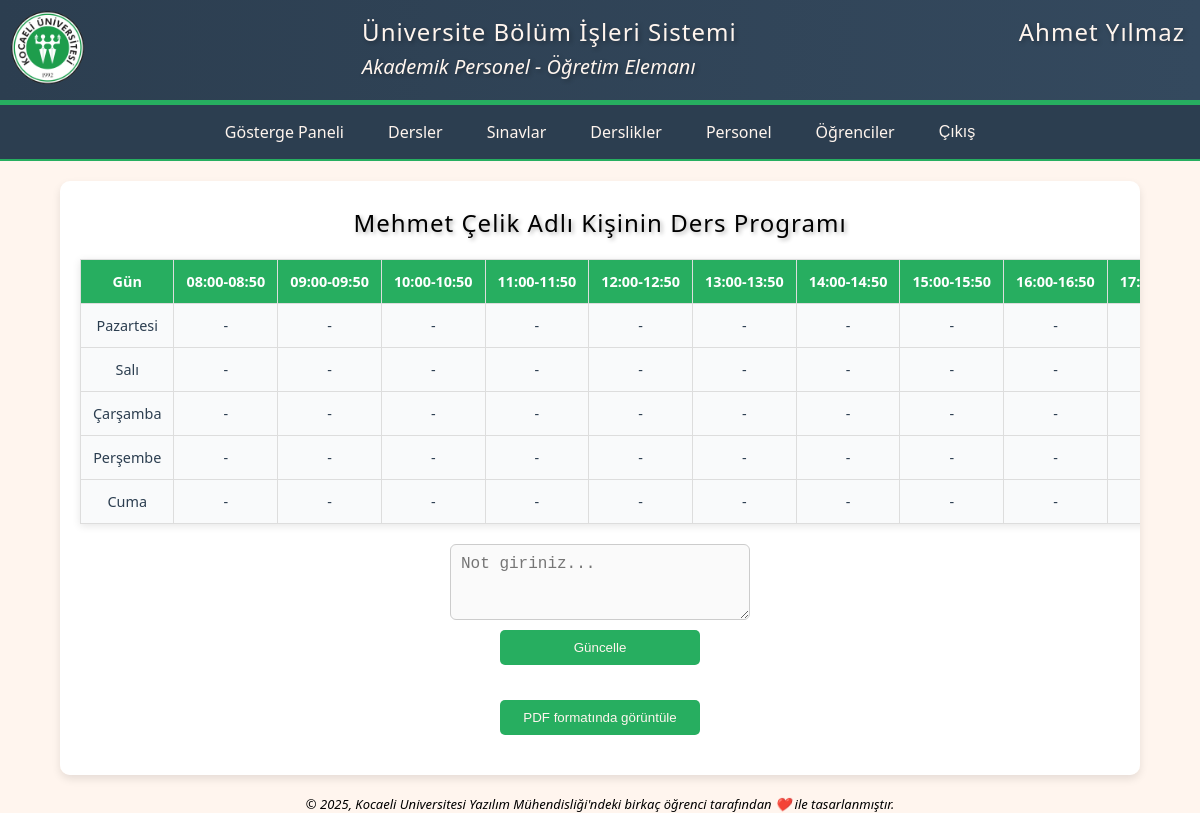
Page /lessons/schedule/view/3 (signed in) on the earlier database version.
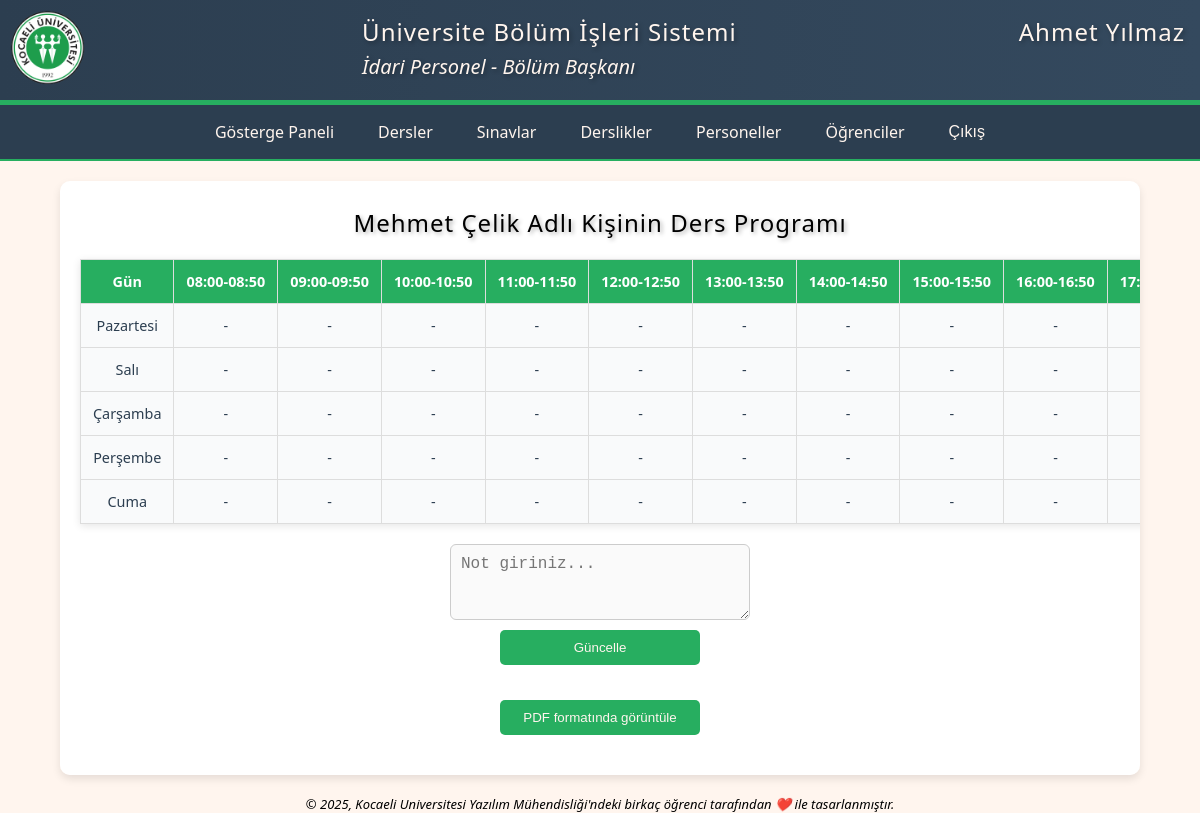
Same page on the later database version.
### accounts/models.py (models this page shows, shortened)
class CustomUser(AbstractUser):
    role = models.ForeignKey('Role', on_delete=models.CASCADE, null=True, verbose_name='Rol')
    class Meta:
        verbose_name = 'personel'
        verbose_name_plural = 'personeller'

class Role(models.Model):
    title = models.CharField(max_length=50, verbose_name='İsim')
    type = models.CharField(max_length=50, verbose_name='Tür')
    class Meta:
        verbose_name = 'rol'
        verbose_name_plural = 'roller'

### lessons/views.py (the view, shortened to what this page needs)
# urls.py: path('schedule/view/', course_schedule_view, name='course_schedule_view'),
@login_required(login_url='home')
def course_schedule_view(request, user_id=None):
    viewer = request.user
    if user_id is None:
        selected_user = viewer
    else:
        selected_user = CustomUser.objects.get(id=user_id)
    schedules = CourseSchedule.objects.filter(course__course_instructor=selected_user)
    note = CourseScheduleNote.objects.filter(author=selected_user).first()
    schedule = []
    schedule_table = {}
    class_levels = sorted(set(item['class'] for item in schedule))
    for day in DAYS:
        schedule_table[day] = {}
        for slot in time_slots:
            schedule_table[day][slot] = {level: None for level in class_levels}
    for item in schedule:
        day = item['day']
        slot = item['slot']
        class_no = item['class']
        schedule_table[day][slot][class_no] = item
    context = {
        'schedule_table': schedule_table,
        'time_slots': time_slots,
        'class_names': class_levels,
        'day_names': day_names,
        'note': note,
        'user': viewer,
        'selected_user': selected_user,
    }
    return render(request, 'course_schedule_view.html', context)

### lessons/templatetags/schedule_extras.py (called while the page is built)
@register.filter
def dict_get(d, key):
    return d.get(key, None)

### pages/templates/course_schedule_view.html (shortened to what this page needs)
{% extends 'base.html' %}
{% load static %}
{% load schedule_extras %}
    {% block css %}<link rel="stylesheet" href="{% static 'css/schedule.css' %}" type="text/css">{% endblock %}
    {% block article %}
        <article>
            <div class="content">
                <h2>{{ selected_user.get_full_name }} Adlı Kişinin Ders Programı</h2>
                {% if error %}
                    <p class="error">{{ error }}</p>
                {% else %}
                    <table>
                        <thead>
                            <tr>
                                <th>Gün</th>
                                {% for slot in time_slots %}
                                    <th>{{ slot }}</th>
                                {% endfor %}
                            </tr>
                        </thead>
                        <tbody>
                            {% for day, day_label in day_names.items %}
                                <tr>
                                    <td>{{ day_label }}</td>
                                    {% for slot in time_slots %}
                                        <td>
                                            {% with day_data=schedule_table|dict_get:day %}
                                                {% with slot_data=day_data|dict_get:slot %}
                                                    {% if slot_data %}
                                                        {% for class_level, info in slot_data.items %}
                                                            {% if info %}
                                                                <span>{{ class_level }}. Sınıf</span>
                                                                <span>Ders: {{ info.course }}</span>
                                                                <span>Derslik: {{ info.classroom }}</span>
                                                            {% endif %}
                                                        {% endfor %}
                                                    {% else %}
                                                        -
                                                    {% endif %}
                                                {% endwith %}
                                            {% endwith %}
                                        </td>
                                    {% endfor %}
                                </tr>
                            {% endfor %}
                        </tbody>
                    </table>
                {% endif %}
                <form method="POST">
                    <textarea name="note" rows="3" placeholder="Not giriniz...">{{ note.note }}</textarea>
                    <button type="submit" name="update_note">Güncelle</button>
                </form>
                <form method="POST">
                    <button type="submit" name="view_pdf">PDF formatında görüntüle</button>
                </form>
            </div>
        </article>
    {% endblock %}

### pages/templates/base.html (shortened to what this page needs)
{% load static %}
<!DOCTYPE html>
<html lang="tr">
    <head id="head">
        {% block css %}{% endblock %}
    </head>
    <body id="body">
        {% block header_nav %}
            <header>
                <div class="logo">
                    <a href="{% url 'dashboard' %}"><img id="logo" src="{% static 'media/kou.png' %}" width="75px" height="75px" title="logo" alt="logo"></a>
                </div>
                <div class="heading">
                    <h1>Üniversite Bölüm İşleri Sistemi</h1>
                    <h2>{{user.role.type}} Personel - {{user.role.title}}</h2>
                </div>
                <div class="user">
                    <h1>{{user.first_name}} {{user.last_name}}</h1>
                </div>
            </header>
            <nav>
                <div class="menu">
                    <ul>
                        <li><a href="{% url 'dashboard' %}">Gösterge Paneli</a></li>
                        <li class="dropdown"><a href="#">Dersler</a>
                        </li>
                        <li class="dropdown"><a href="#">Sınavlar</a>
                        </li>
                        <li class="dropdown"><a href="#">Derslikler</a>
                        </li>
                        {% if user.role.title == 'Bölüm Başkanı' or user.role.title == 'Bölüm Sekreteri' %}
                            <li class="dropdown"><a href="#">Personeller</a>
                            </li>
                        {% elif user.role.title == 'Öğretim Elemanı' %}
                            <li class="dropdown"><a href="#">Personel</a>
                            </li>
                        {% endif %}
                        <li class="dropdown"><a href="#">Öğrenciler</a>
                        </li>
                        <li><form action="{% url 'logout' %}" method="post">{% csrf_token %}
                            <button type="submit">Çıkış</button>
                        </form>
                        </li>
                    </ul>
                </div>
            </nav>
        {% endblock %}
        {% block article %}
        {% endblock %}
        {% block footer %}
            <footer>
                <div class="footer" id="bottom">© 2025, Kocaeli Universitesi Yazılım Mühendisliği'ndeki birkaç öğrenci tarafından ❤️ ile tasarlanmıştır.</div>
            </footer>
        {% endblock %}
    </body>
</html>

Differences in the rows shown:
changed CustomUser "Ahmet": role.type "Akademik" → "İdari"; role "Öğretim Elemanı" → "Bölüm Başkanı"; role_id 3 → 1 (drawn)
Other differences:
text no longer shown: "Personel"
text now shown: "Personeller"
